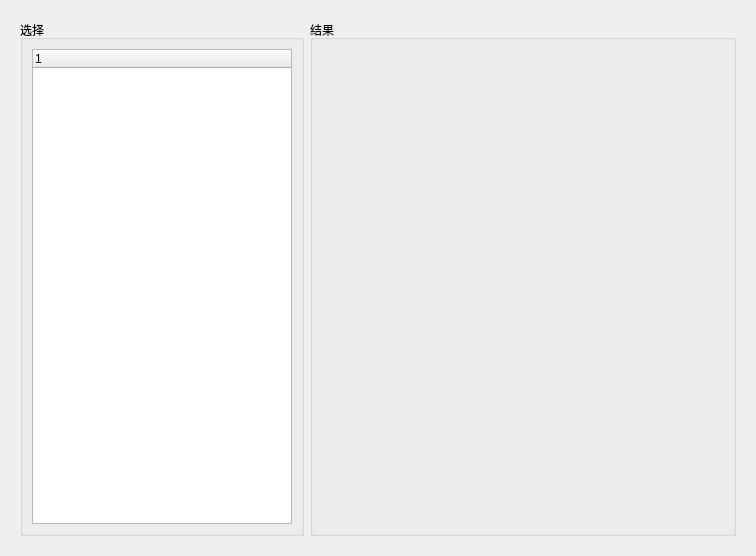
<?xml version="1.0" encoding="UTF-8"?>
<ui version="4.0">
 <class>MonitorUi</class>
 <widget class="QWidget" name="MonitorUi">
  <property name="geometry">
   <rect>
    <x>0</x>
    <y>0</y>
    <width>756</width>
    <height>556</height>
   </rect>
  </property>
  <property name="windowTitle">
   <string>Form</string>
  </property>
  <layout class="QVBoxLayout" name="verticalLayout">
   <item>
    <widget class="QWidget" name="widget" native="true">
     <layout class="QHBoxLayout" name="horizontalLayout_2" stretch="2,3">
      <item>
       <widget class="QGroupBox" name="groupBoxSelect">
        <property name="title">
         <string>选择</string>
        </property>
        <layout class="QVBoxLayout" name="verticalLayout_2">
         <item>
          <widget class="QTreeWidget" name="treeWidget">
           <column>
            <property name="text">
             <string notr="true">1</string>
            </property>
           </column>
          </widget>
         </item>
        </layout>
       </widget>
      </item>
      <item>
       <widget class="QGroupBox" name="groupBoxResult">
        <property name="title">
         <string>结果</string>
        </property>
        <layout class="QVBoxLayout" name="verticalLayout_3">
         <property name="topMargin">
          <number>20</number>
         </property>
         <item>
          <widget class="QStackedWidget" name="stackedWidget">
           <property name="currentIndex">
            <number>0</number>
           </property>
           <widget class="QWidget" name="page"/>
          </widget>
         </item>
        </layout>
       </widget>
      </item>
     </layout>
    </widget>
   </item>
  </layout>
 </widget>
 <resources/>
 <connections/>
</ui>
